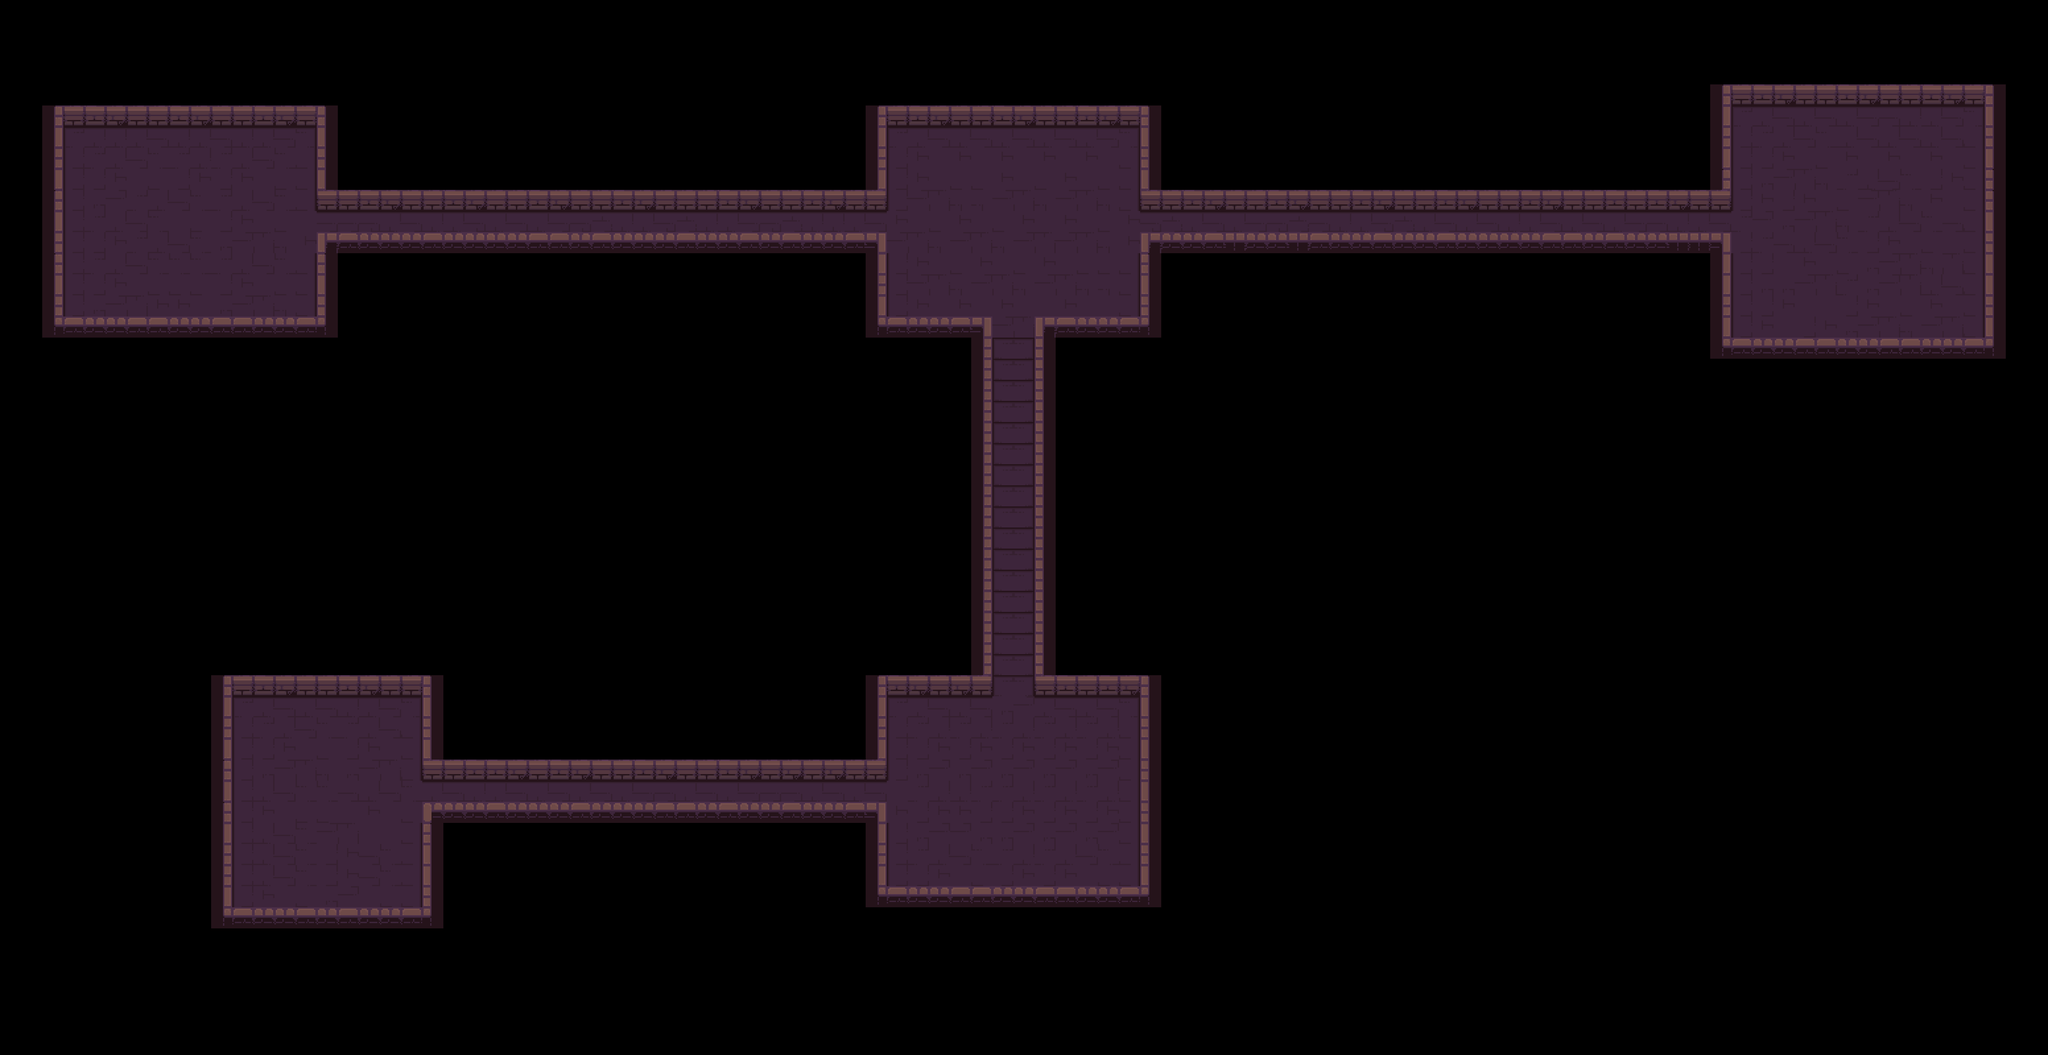

A 2D game scene composited from a Tiled map and its tileset images. What follows is a short description and the map's XML, with each tile layer's data collapsed to a summary:
An orthogonal 97x50 tile map with 64x64 px tiles, 3 tile layers (Floor, Walls, ForeWall), 2 tilesets and 14 objects.

<map version="1.10" tiledversion="1.11.2" orientation="orthogonal" renderorder="right-down" width="97" height="50" tilewidth="64" tileheight="64" infinite="0" nextlayerid="4" nextobjectid="1">
 <tileset firstgid="1" name="Dungeon_Tileset_main" tilewidth="64" tileheight="64" tilecount="100" columns="10">
  <image source="Dungeon_Tileset.png" width="640" height="640" />
  <tile id="1">
   <objectgroup draworder="index" id="3">
    <object id="3" x="0" y="0" width="64" height="32" />
   </objectgroup>
  </tile>
  <tile id="2">
   <objectgroup draworder="index" id="2">
    <object id="1" x="0" y="0" width="64" height="32" />
   </objectgroup>
  </tile>
  <tile id="3">
   <objectgroup draworder="index" id="2">
    <object id="1" x="0" y="0" width="64" height="32" />
   </objectgroup>
  </tile>
  <tile id="4">
   <objectgroup draworder="index" id="2">
    <object id="1" x="0" y="0" width="64" height="32" />
   </objectgroup>
  </tile>
  <tile id="41">
   <objectgroup draworder="index" id="2">
    <object id="1" x="0" y="32" width="64" height="32" />
   </objectgroup>
  </tile>
  <tile id="42">
   <objectgroup draworder="index" id="2">
    <object id="1" x="0" y="32" width="64" height="32" />
   </objectgroup>
  </tile>
  <tile id="43">
   <objectgroup draworder="index" id="2">
    <object id="1" x="0" y="32" width="64" height="32" />
   </objectgroup>
  </tile>
  <tile id="44">
   <objectgroup draworder="index" id="3">
    <object id="2" x="0" y="32" width="64" height="32" />
   </objectgroup>
  </tile>
  <tile id="50">
   <objectgroup draworder="index" id="2">
    <object id="1" x="0" y="32" width="64" height="32" />
   </objectgroup>
  </tile>
  <tile id="51">
   <objectgroup draworder="index" id="2">
    <object id="1" x="0" y="32" width="64" height="32" />
   </objectgroup>
  </tile>
  <tile id="52">
   <objectgroup draworder="index" id="3">
    <object id="2" x="0" y="32" width="64" height="32" />
   </objectgroup>
  </tile>
  <tile id="53">
   <objectgroup draworder="index" id="2">
    <object id="1" x="0" y="32" width="64" height="32" />
   </objectgroup>
  </tile>
  <tile id="54">
   <objectgroup draworder="index" id="2">
    <object id="1" x="0" y="32" width="64" height="32" />
   </objectgroup>
  </tile>
  <tile id="55">
   <objectgroup draworder="index" id="3">
    <object id="2" x="0" y="32" width="64" height="32" />
   </objectgroup>
  </tile>
 </tileset>
 <tileset firstgid="101" source="Dungeon_Tileset_main.tsx" />
 <layer id="2" name="Floor" width="97" height="50">
  <data>[4850 cells, 746 non-empty, 23 distinct tile ids]</data>
 </layer>
 <layer id="1" name="Walls" width="97" height="50">
  <data>[4850 cells, 394 non-empty, 29 distinct tile ids]</data>
 </layer>
 <layer id="3" name="ForeWall" width="97" height="50">
  <data>[4850 cells, 142 non-empty, 10 distinct tile ids]</data>
 </layer>
</map>
